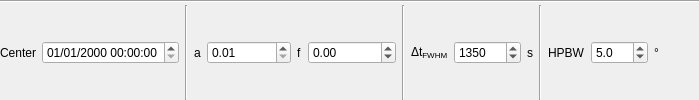
     <widget class="QWidget" name="powerGaussianWidgets" native="true">
      <layout class="QVBoxLayout" name="powerGaussianLayout">
       <property name="spacing">
        <number>2</number>
       </property>
       <property name="leftMargin">
        <number>0</number>
       </property>
       <property name="topMargin">
        <number>0</number>
       </property>
       <property name="rightMargin">
        <number>0</number>
       </property>
       <property name="bottomMargin">
        <number>0</number>
       </property>
       <item>
        <widget class="Line" name="line_44">
         <property name="orientation">
          <enum>Qt::Horizontal</enum>
         </property>
        </widget>
       </item>
       <item>
        <widget class="QWidget" name="powerGaussianWidgetsHor" native="true">
         <layout class="QHBoxLayout" name="spectrumTempLayout_3">
          <property name="leftMargin">
           <number>0</number>
          </property>
          <property name="topMargin">
           <number>0</number>
          </property>
          <property name="rightMargin">
           <number>0</number>
          </property>
          <property name="bottomMargin">
           <number>0</number>
          </property>
          <item>
           <widget class="QLabel" name="powerGaussianCenterLabel">
            <property name="text">
             <string>Center</string>
            </property>
           </widget>
          </item>
          <item>
           <widget class="WrappingDateTimeEdit" name="powerGaussianCenter">
            <property name="toolTip">
             <string>Date and time (x axis value) of the center of the Gaussian</string>
            </property>
            <property name="displayFormat">
             <string>dd/MM/yyyy HH:mm:ss</string>
            </property>
           </widget>
          </item>
          <item>
           <widget class="Line" name="line_29">
            <property name="orientation">
             <enum>Qt::Vertical</enum>
            </property>
           </widget>
          </item>
          <item>
           <widget class="QLabel" name="powerGaussianAmpLabel">
            <property name="text">
             <string>a</string>
            </property>
           </widget>
          </item>
          <item>
           <widget class="QDoubleSpinBox" name="powerGaussianAmp">
            <property name="toolTip">
             <string>Gaussian amplitude</string>
            </property>
            <property name="decimals">
             <number>2</number>
            </property>
            <property name="minimum">
             <double>0.010000000000000</double>
            </property>
            <property name="maximum">
             <double>10000000.000000000000000</double>
            </property>
           </widget>
          </item>
          <item>
           <widget class="QLabel" name="powerGaussianFloorLabel">
            <property name="text">
             <string>f</string>
            </property>
           </widget>
          </item>
          <item>
           <widget class="QDoubleSpinBox" name="powerGaussianFloor">
            <property name="toolTip">
             <string>Gaussian floor (minimum value)</string>
            </property>
            <property name="decimals">
             <number>2</number>
            </property>
            <property name="minimum">
             <double>-10000000.000000000000000</double>
            </property>
            <property name="maximum">
             <double>10000000.000000000000000</double>
            </property>
            <property name="value">
             <double>0.000000000000000</double>
            </property>
           </widget>
          </item>
          <item>
           <widget class="Line" name="line_30">
            <property name="orientation">
             <enum>Qt::Vertical</enum>
            </property>
           </widget>
          </item>
          <item>
           <widget class="QLabel" name="powerGaussianFHWMLabel">
            <property name="text">
             <string>Δt&lt;sub&gt;FWHM&lt;/sub&gt;</string>
            </property>
           </widget>
          </item>
          <item>
           <widget class="QDoubleSpinBox" name="powerGaussianFWHM">
            <property name="toolTip">
             <string>Time difference at full width half maximum in seconds</string>
            </property>
            <property name="decimals">
             <number>0</number>
            </property>
            <property name="minimum">
             <double>0.000000000000000</double>
            </property>
            <property name="maximum">
             <double>10000000.000000000000000</double>
            </property>
            <property name="singleStep">
             <double>10.000000000000000</double>
            </property>
            <property name="value">
             <double>1350.000000000000000</double>
            </property>
           </widget>
          </item>
          <item>
           <widget class="QLabel" name="powerGaussianFWHMUnits">
            <property name="text">
             <string>s</string>
            </property>
           </widget>
          </item>
          <item>
           <widget class="Line" name="line_31">
            <property name="orientation">
             <enum>Qt::Vertical</enum>
            </property>
           </widget>
          </item>
          <item>
           <widget class="QLabel" name="powerGaussianHPBWLabel">
            <property name="text">
             <string>HPBW</string>
            </property>
           </widget>
          </item>
          <item>
           <widget class="QDoubleSpinBox" name="powerGaussianHPBW">
            <property name="toolTip">
             <string>Antenna half-power beam width in degrees assuming a drift-scan of the Sun with a radiation pattern matching the Gaussian</string>
            </property>
            <property name="decimals">
             <number>1</number>
            </property>
            <property name="minimum">
             <double>0.100000000000000</double>
            </property>
            <property name="maximum">
             <double>180.000000000000000</double>
            </property>
            <property name="singleStep">
             <double>0.100000000000000</double>
            </property>
            <property name="value">
             <double>5.000000000000000</double>
            </property>
           </widget>
          </item>
          <item>
           <widget class="QLabel" name="powerGaussianHPBWUnits">
            <property name="text">
             <string>°</string>
            </property>
           </widget>
          </item>
          <item>
           <spacer name="horizontalSpacer_14">
            <property name="orientation">
             <enum>Qt::Horizontal</enum>
            </property>
            <property name="sizeHint" stdset="0">
             <size>
              <width>40</width>
              <height>20</height>
             </size>
            </property>
           </spacer>
          </item>
         </layout>
        </widget>
       </item>
      </layout>
     </widget>
